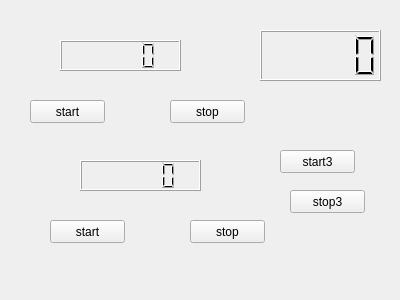
<?xml version="1.0" encoding="UTF-8"?>
<ui version="4.0">
 <class>Widget</class>
 <widget class="QWidget" name="Widget">
  <property name="geometry">
   <rect>
    <x>0</x>
    <y>0</y>
    <width>400</width>
    <height>300</height>
   </rect>
  </property>
  <property name="windowTitle">
   <string>Widget</string>
  </property>
  <widget class="QLCDNumber" name="lcdNumber">
   <property name="geometry">
    <rect>
     <x>60</x>
     <y>40</y>
     <width>121</width>
     <height>31</height>
    </rect>
   </property>
  </widget>
  <widget class="QPushButton" name="pushButton_start">
   <property name="geometry">
    <rect>
     <x>30</x>
     <y>100</y>
     <width>75</width>
     <height>23</height>
    </rect>
   </property>
   <property name="text">
    <string>start</string>
   </property>
  </widget>
  <widget class="QPushButton" name="pushButton_stop">
   <property name="geometry">
    <rect>
     <x>170</x>
     <y>100</y>
     <width>75</width>
     <height>23</height>
    </rect>
   </property>
   <property name="text">
    <string>stop</string>
   </property>
  </widget>
  <widget class="QPushButton" name="pushButton_stop_2">
   <property name="geometry">
    <rect>
     <x>190</x>
     <y>220</y>
     <width>75</width>
     <height>23</height>
    </rect>
   </property>
   <property name="text">
    <string>stop</string>
   </property>
  </widget>
  <widget class="QLCDNumber" name="lcdNumber_2">
   <property name="geometry">
    <rect>
     <x>80</x>
     <y>160</y>
     <width>121</width>
     <height>31</height>
    </rect>
   </property>
  </widget>
  <widget class="QPushButton" name="pushButton_start_2">
   <property name="geometry">
    <rect>
     <x>50</x>
     <y>220</y>
     <width>75</width>
     <height>23</height>
    </rect>
   </property>
   <property name="text">
    <string>start</string>
   </property>
  </widget>
  <widget class="QPushButton" name="pushButton_start3">
   <property name="geometry">
    <rect>
     <x>280</x>
     <y>150</y>
     <width>75</width>
     <height>23</height>
    </rect>
   </property>
   <property name="text">
    <string>start3</string>
   </property>
  </widget>
  <widget class="QLCDNumber" name="lcdNumber_3">
   <property name="geometry">
    <rect>
     <x>260</x>
     <y>30</y>
     <width>121</width>
     <height>51</height>
    </rect>
   </property>
  </widget>
  <widget class="QPushButton" name="pushButton_stop3">
   <property name="geometry">
    <rect>
     <x>290</x>
     <y>190</y>
     <width>75</width>
     <height>23</height>
    </rect>
   </property>
   <property name="text">
    <string>stop3</string>
   </property>
  </widget>
 </widget>
 <layoutdefault spacing="6" margin="11"/>
 <resources/>
 <connections/>
</ui>
